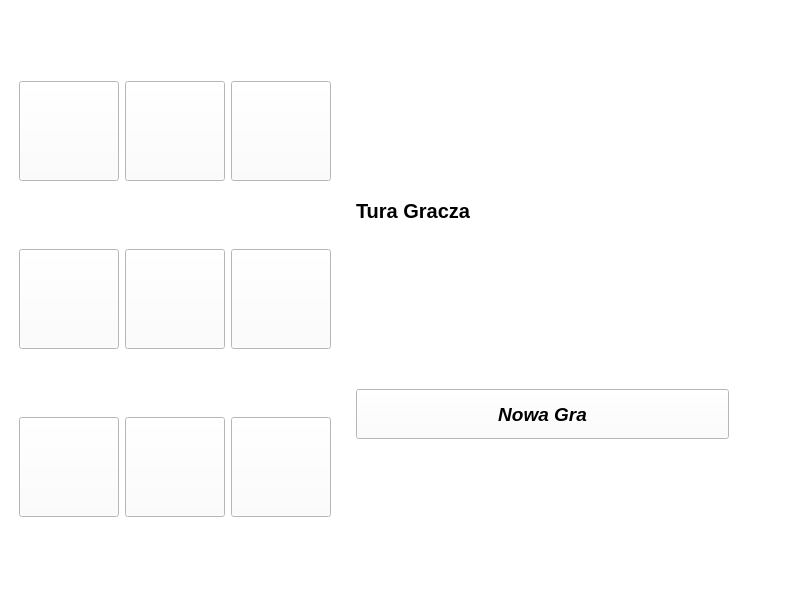
<?xml version="1.0" encoding="UTF-8"?>
<ui version="4.0">
 <class>TicTacToe</class>
 <widget class="QMainWindow" name="TicTacToe">
  <property name="geometry">
   <rect>
    <x>0</x>
    <y>0</y>
    <width>800</width>
    <height>600</height>
   </rect>
  </property>
  <property name="windowTitle">
   <string>TicTacToe</string>
  </property>
  <widget class="QWidget" name="centralwidget">
   <property name="styleSheet">
    <string notr="true">background-color: rgb(255, 255, 255);</string>
   </property>
   <layout class="QHBoxLayout" name="horizontalLayout">
    <item>
     <layout class="QGridLayout" name="gridLayout_3">
      <property name="leftMargin">
       <number>10</number>
      </property>
      <property name="topMargin">
       <number>10</number>
      </property>
      <property name="rightMargin">
       <number>10</number>
      </property>
      <property name="bottomMargin">
       <number>10</number>
      </property>
      <item row="1" column="1">
       <widget class="QPushButton" name="p5">
        <property name="maximumSize">
         <size>
          <width>100</width>
          <height>100</height>
         </size>
        </property>
        <property name="text">
         <string/>
        </property>
        <property name="icon">
         <iconset resource="zasoby.qrc">
          <normaloff>:/img/img/nic.bmp</normaloff>:/img/img/nic.bmp</iconset>
        </property>
        <property name="iconSize">
         <size>
          <width>100</width>
          <height>100</height>
         </size>
        </property>
       </widget>
      </item>
      <item row="2" column="1">
       <widget class="QPushButton" name="p8">
        <property name="maximumSize">
         <size>
          <width>100</width>
          <height>100</height>
         </size>
        </property>
        <property name="text">
         <string/>
        </property>
        <property name="icon">
         <iconset resource="zasoby.qrc">
          <normaloff>:/img/img/nic.bmp</normaloff>:/img/img/nic.bmp</iconset>
        </property>
        <property name="iconSize">
         <size>
          <width>100</width>
          <height>100</height>
         </size>
        </property>
       </widget>
      </item>
      <item row="2" column="0">
       <widget class="QPushButton" name="p7">
        <property name="maximumSize">
         <size>
          <width>100</width>
          <height>100</height>
         </size>
        </property>
        <property name="text">
         <string/>
        </property>
        <property name="icon">
         <iconset resource="zasoby.qrc">
          <normaloff>:/img/img/nic.bmp</normaloff>:/img/img/nic.bmp</iconset>
        </property>
        <property name="iconSize">
         <size>
          <width>100</width>
          <height>100</height>
         </size>
        </property>
       </widget>
      </item>
      <item row="1" column="2">
       <widget class="QPushButton" name="p6">
        <property name="maximumSize">
         <size>
          <width>100</width>
          <height>100</height>
         </size>
        </property>
        <property name="text">
         <string/>
        </property>
        <property name="icon">
         <iconset resource="zasoby.qrc">
          <normaloff>:/img/img/nic.bmp</normaloff>:/img/img/nic.bmp</iconset>
        </property>
        <property name="iconSize">
         <size>
          <width>100</width>
          <height>100</height>
         </size>
        </property>
       </widget>
      </item>
      <item row="0" column="1">
       <widget class="QPushButton" name="p2">
        <property name="maximumSize">
         <size>
          <width>100</width>
          <height>100</height>
         </size>
        </property>
        <property name="text">
         <string/>
        </property>
        <property name="icon">
         <iconset resource="zasoby.qrc">
          <normaloff>:/img/img/nic.bmp</normaloff>:/img/img/nic.bmp</iconset>
        </property>
        <property name="iconSize">
         <size>
          <width>100</width>
          <height>100</height>
         </size>
        </property>
       </widget>
      </item>
      <item row="2" column="2">
       <widget class="QPushButton" name="p9">
        <property name="maximumSize">
         <size>
          <width>100</width>
          <height>100</height>
         </size>
        </property>
        <property name="text">
         <string/>
        </property>
        <property name="icon">
         <iconset resource="zasoby.qrc">
          <normaloff>:/img/img/nic.bmp</normaloff>:/img/img/nic.bmp</iconset>
        </property>
        <property name="iconSize">
         <size>
          <width>100</width>
          <height>100</height>
         </size>
        </property>
       </widget>
      </item>
      <item row="0" column="0">
       <widget class="QPushButton" name="p1">
        <property name="maximumSize">
         <size>
          <width>100</width>
          <height>100</height>
         </size>
        </property>
        <property name="text">
         <string/>
        </property>
        <property name="icon">
         <iconset resource="zasoby.qrc">
          <normaloff>:/img/img/nic.bmp</normaloff>:/img/img/nic.bmp</iconset>
        </property>
        <property name="iconSize">
         <size>
          <width>100</width>
          <height>100</height>
         </size>
        </property>
       </widget>
      </item>
      <item row="1" column="0">
       <widget class="QPushButton" name="p4">
        <property name="maximumSize">
         <size>
          <width>100</width>
          <height>100</height>
         </size>
        </property>
        <property name="text">
         <string/>
        </property>
        <property name="icon">
         <iconset resource="zasoby.qrc">
          <normaloff>:/img/img/nic.bmp</normaloff>:/img/img/nic.bmp</iconset>
        </property>
        <property name="iconSize">
         <size>
          <width>100</width>
          <height>100</height>
         </size>
        </property>
       </widget>
      </item>
      <item row="0" column="2">
       <widget class="QPushButton" name="p3">
        <property name="maximumSize">
         <size>
          <width>100</width>
          <height>100</height>
         </size>
        </property>
        <property name="text">
         <string/>
        </property>
        <property name="icon">
         <iconset resource="zasoby.qrc">
          <normaloff>:/img/img/nic.bmp</normaloff>:/img/img/nic.bmp</iconset>
        </property>
        <property name="iconSize">
         <size>
          <width>100</width>
          <height>100</height>
         </size>
        </property>
       </widget>
      </item>
     </layout>
    </item>
    <item>
     <layout class="QGridLayout" name="gridLayout_2">
      <property name="leftMargin">
       <number>9</number>
      </property>
      <property name="topMargin">
       <number>30</number>
      </property>
      <property name="rightMargin">
       <number>5</number>
      </property>
      <property name="bottomMargin">
       <number>5</number>
      </property>
      <property name="horizontalSpacing">
       <number>7</number>
      </property>
      <item row="0" column="1">
       <widget class="QLabel" name="currentPlayer">
        <property name="maximumSize">
         <size>
          <width>50</width>
          <height>50</height>
         </size>
        </property>
        <property name="text">
         <string/>
        </property>
        <property name="pixmap">
         <pixmap resource="zasoby.qrc">:/img/img/osmall.bmp</pixmap>
        </property>
        <property name="scaledContents">
         <bool>true</bool>
        </property>
       </widget>
      </item>
      <item row="0" column="0">
       <widget class="QLabel" name="label">
        <property name="font">
         <font>
          <pointsize>15</pointsize>
          <bold>true</bold>
         </font>
        </property>
        <property name="text">
         <string>Tura Gracza</string>
        </property>
        <property name="margin">
         <number>15</number>
        </property>
       </widget>
      </item>
      <item row="1" column="0">
       <widget class="QPushButton" name="startButton">
        <property name="minimumSize">
         <size>
          <width>50</width>
          <height>50</height>
         </size>
        </property>
        <property name="font">
         <font>
          <pointsize>14</pointsize>
          <italic>true</italic>
          <bold>true</bold>
         </font>
        </property>
        <property name="cursor">
         <cursorShape>PointingHandCursor</cursorShape>
        </property>
        <property name="toolTipDuration">
         <number>-5</number>
        </property>
        <property name="text">
         <string>Nowa Gra</string>
        </property>
        <property name="iconSize">
         <size>
          <width>16</width>
          <height>16</height>
         </size>
        </property>
       </widget>
      </item>
     </layout>
    </item>
   </layout>
  </widget>
 </widget>
 <resources>
  <include location="zasoby.qrc"/>
 </resources>
 <connections/>
</ui>
